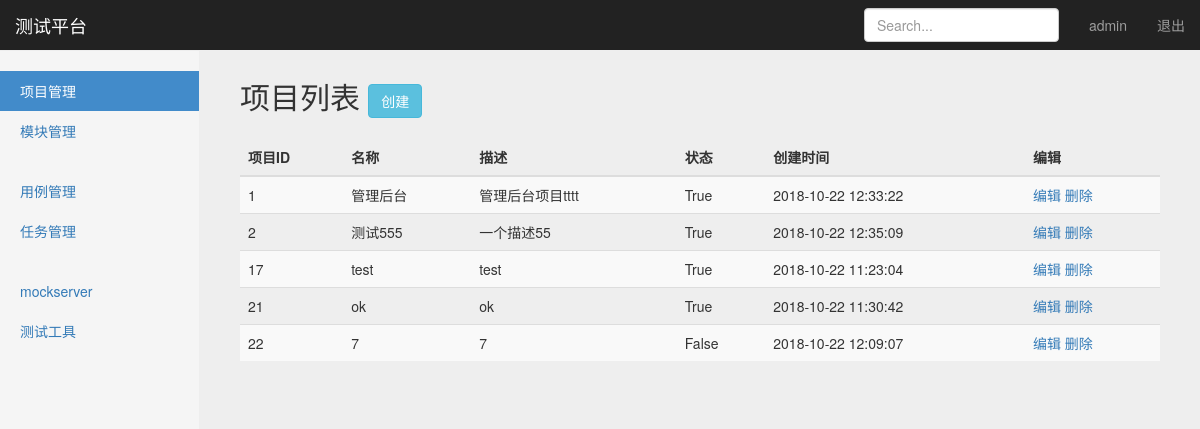
Page /manage/project_manage/ (signed in) on the earlier database version.
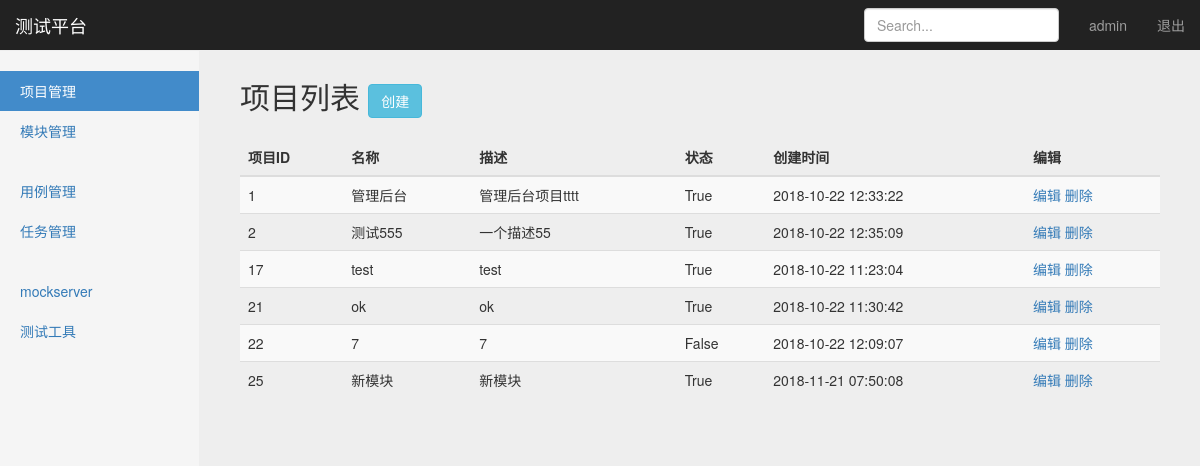
Same page on the later database version.
### projects_app/models.py (models this page shows, shortened)
class Project(models.Model):
    name = models.CharField("名称", max_length=100, blank=False, default="")
    description = models.TextField("描述", default="")
    status = models.BooleanField("状态", default=True)
    create_time = models.DateTimeField("创建时间", auto_now=True)

### projects_app/views/Project_views.py (the view)
# urls.py: path('project_manage/', Project_views.project_manage),
@login_required
def project_manage(request):
    username = request.session.get('now_user', '')
    All_Project = Project.objects.all()
    return render(request, 'project_manage.html',
                  {
                      "user": username,
                      "projects": All_Project,  # 传project
                      "type": "list",
                  })

### templates/project_manage.html (shortened to what this page needs)
{% extends "base.html" %}
{% block content %}
    <nav class="navbar navbar-inverse navbar-fixed-top">
      <div class="container-fluid">
        <div class="navbar-header">
          <a class="navbar-brand" href="#">测试平台</a>
        </div>
        <div id="navbar" class="navbar-collapse collapse">
          <ul class="nav navbar-nav navbar-right">
            <li><a href="#">{{user}}</a></li>
            <li><a href="/logout/" id="SignOut">退出</a></li>
          </ul>
          <form class="navbar-form navbar-right">
            <input type="text" class="form-control" placeholder="Search...">
          </form>
        </div>
      </div>
    </nav>
    <div class="container-fluid">
        <div class="row">
            <div class="col-sm-3 col-md-2 sidebar">
                <ul class="nav nav-sidebar">
                    <li class="active"><a href="/manage/project_manage/">项目管理</a></li>
                    <li><a href="/manage/module_manage/" id="module_manage">模块管理</a></li>
                </ul>
                <ul class="nav nav-sidebar">
                    <li><a href="/interface/case_manage">用例管理</a></li>
                    <li><a href="">任务管理</a></li>
                </ul>
                <ul class="nav nav-sidebar">
                    <li><a href="">mockserver</a></li>
                    <li><a href="">测试工具</a></li>
                </ul>
            </div>
          {% if type == 'list' %}
          <div class="col-sm-9 col-sm-offset-3 col-md-10 col-md-offset-2 main">
          <h2 class="sub-header">项目列表
          <button type="button" class="btn btn-info"
                    style=body {
                      padding: 50px
                      }
                    onclick="window.location.href='/manage/project_add/'" id="Create">创建</button>
          </h2>
          <div class="table-responsive">
            <table class="table table-striped">
              <thead>
                <tr>
                  <th>项目ID</th>
                  <th>名称</th>
                  <th>描述</th>
                  <th>状态</th>
                  <th>创建时间</th>
                  <th>编辑</th>
                </tr>
              </thead>
              <tbody>
                {% for project in projects %}
                <tr>
                  <td>{{project.id}}</td>
                  <td>{{project.name}}</td>
                  <td>{{project.description}}</td>
                  <td>{{project.status}}</td>
                  <td>{{project.create_time | date:"Y-m-d H:i:s" }}</td>
                  <td>
                    <a href="/manage/project_edit/{{project.id}}/">编辑</a>
                    <a href="/manage/project_delete/{{project.id}}/">删除</a>
                  </td>
                </tr>
              {% endfor %}
              </tbody>
            </table>
          </div>
        </div>
          {% endif %}
      </div>
    </div>
{% endblock %}

Differences in the rows shown:
added Project: id "25", name "新模块", description "新模块", status "True", create_time "2018-11-21 07:50:08"
